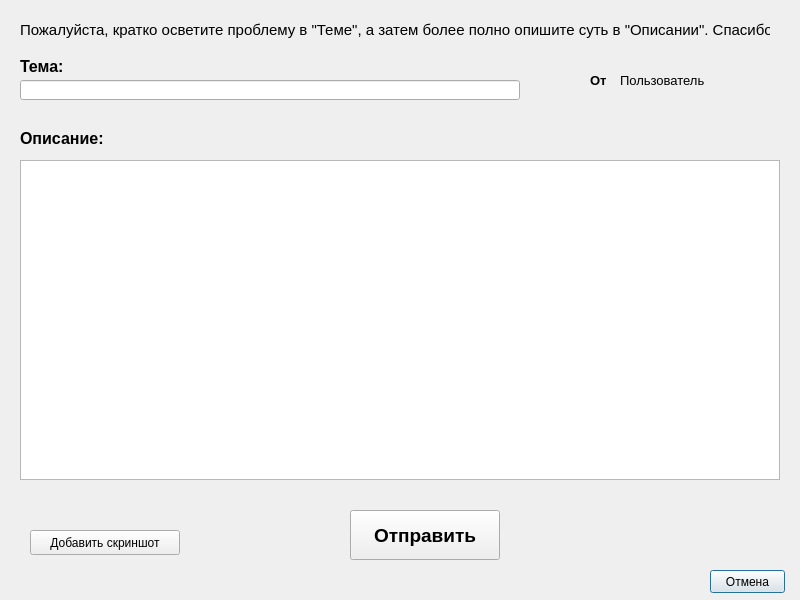
<?xml version="1.0" encoding="UTF-8"?>
<ui version="4.0">
 <class>Dialog</class>
 <widget class="QDialog" name="Dialog">
  <property name="geometry">
   <rect>
    <x>0</x>
    <y>0</y>
    <width>800</width>
    <height>600</height>
   </rect>
  </property>
  <property name="minimumSize">
   <size>
    <width>800</width>
    <height>600</height>
   </size>
  </property>
  <property name="maximumSize">
   <size>
    <width>800</width>
    <height>600</height>
   </size>
  </property>
  <property name="windowTitle">
   <string>Dialog</string>
  </property>
  <widget class="QPushButton" name="button_cancel">
   <property name="geometry">
    <rect>
     <x>710</x>
     <y>570</y>
     <width>75</width>
     <height>23</height>
    </rect>
   </property>
   <property name="maximumSize">
    <size>
     <width>75</width>
     <height>23</height>
    </size>
   </property>
   <property name="text">
    <string>Отмена</string>
   </property>
  </widget>
  <widget class="QPushButton" name="button_screen">
   <property name="geometry">
    <rect>
     <x>30</x>
     <y>530</y>
     <width>150</width>
     <height>25</height>
    </rect>
   </property>
   <property name="minimumSize">
    <size>
     <width>150</width>
     <height>25</height>
    </size>
   </property>
   <property name="maximumSize">
    <size>
     <width>150</width>
     <height>25</height>
    </size>
   </property>
   <property name="text">
    <string>Добавить скриншот</string>
   </property>
  </widget>
  <widget class="QPushButton" name="button_send">
   <property name="geometry">
    <rect>
     <x>350</x>
     <y>510</y>
     <width>150</width>
     <height>50</height>
    </rect>
   </property>
   <property name="minimumSize">
    <size>
     <width>150</width>
     <height>50</height>
    </size>
   </property>
   <property name="maximumSize">
    <size>
     <width>150</width>
     <height>50</height>
    </size>
   </property>
   <property name="font">
    <font>
     <pointsize>14</pointsize>
     <weight>75</weight>
     <bold>true</bold>
    </font>
   </property>
   <property name="text">
    <string>Отправить</string>
   </property>
  </widget>
  <widget class="QTextEdit" name="text_edit_description">
   <property name="geometry">
    <rect>
     <x>20</x>
     <y>160</y>
     <width>760</width>
     <height>320</height>
    </rect>
   </property>
   <property name="minimumSize">
    <size>
     <width>760</width>
     <height>320</height>
    </size>
   </property>
   <property name="maximumSize">
    <size>
     <width>760</width>
     <height>320</height>
    </size>
   </property>
   <property name="font">
    <font>
     <family>Arial</family>
     <pointsize>12</pointsize>
    </font>
   </property>
  </widget>
  <widget class="QLineEdit" name="line_edit_theme">
   <property name="geometry">
    <rect>
     <x>20</x>
     <y>80</y>
     <width>500</width>
     <height>20</height>
    </rect>
   </property>
   <property name="minimumSize">
    <size>
     <width>500</width>
     <height>20</height>
    </size>
   </property>
   <property name="maximumSize">
    <size>
     <width>500</width>
     <height>20</height>
    </size>
   </property>
   <property name="font">
    <font>
     <family>Arial</family>
     <pointsize>10</pointsize>
    </font>
   </property>
  </widget>
  <widget class="QLabel" name="label">
   <property name="geometry">
    <rect>
     <x>20</x>
     <y>60</y>
     <width>50</width>
     <height>13</height>
    </rect>
   </property>
   <property name="font">
    <font>
     <family>Arial</family>
     <pointsize>12</pointsize>
     <weight>75</weight>
     <bold>true</bold>
    </font>
   </property>
   <property name="text">
    <string>Тема:</string>
   </property>
  </widget>
  <widget class="QLabel" name="label_2">
   <property name="geometry">
    <rect>
     <x>20</x>
     <y>20</y>
     <width>750</width>
     <height>20</height>
    </rect>
   </property>
   <property name="minimumSize">
    <size>
     <width>750</width>
     <height>20</height>
    </size>
   </property>
   <property name="maximumSize">
    <size>
     <width>750</width>
     <height>20</height>
    </size>
   </property>
   <property name="font">
    <font>
     <family>Arial</family>
     <pointsize>11</pointsize>
    </font>
   </property>
   <property name="text">
    <string>Пожалуйста, кратко осветите проблему в &quot;Теме&quot;, а затем более полно опишите суть в &quot;Описании&quot;. Спасибо!</string>
   </property>
  </widget>
  <widget class="QLabel" name="label_3">
   <property name="geometry">
    <rect>
     <x>20</x>
     <y>130</y>
     <width>91</width>
     <height>16</height>
    </rect>
   </property>
   <property name="font">
    <font>
     <family>Arial</family>
     <pointsize>12</pointsize>
     <weight>75</weight>
     <bold>true</bold>
    </font>
   </property>
   <property name="text">
    <string>Описание:</string>
   </property>
  </widget>
  <widget class="QLabel" name="label_4">
   <property name="geometry">
    <rect>
     <x>590</x>
     <y>70</y>
     <width>20</width>
     <height>20</height>
    </rect>
   </property>
   <property name="font">
    <font>
     <family>Arial</family>
     <pointsize>10</pointsize>
     <weight>75</weight>
     <bold>true</bold>
    </font>
   </property>
   <property name="text">
    <string>От</string>
   </property>
  </widget>
  <widget class="QLabel" name="label_user">
   <property name="geometry">
    <rect>
     <x>620</x>
     <y>70</y>
     <width>150</width>
     <height>20</height>
    </rect>
   </property>
   <property name="font">
    <font>
     <family>Arial</family>
     <pointsize>10</pointsize>
    </font>
   </property>
   <property name="text">
    <string>Пользователь</string>
   </property>
  </widget>
 </widget>
 <resources/>
 <connections/>
</ui>
